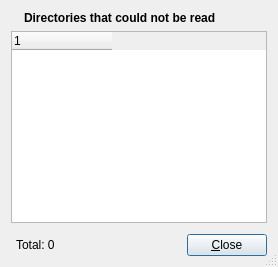
<?xml version="1.0" encoding="UTF-8"?>
<ui version="4.0">
 <class>UnreadableDirsWindow</class>
 <widget class="QDialog" name="UnreadableDirsWindow">
  <property name="windowTitle">
   <string>Unreadable Directories</string>
  </property>
  <property name="sizeGripEnabled">
   <bool>true</bool>
  </property>
  <layout class="QVBoxLayout" name="verticalLayout">
   <item>
    <layout class="QHBoxLayout" name="horizontalLayout" stretch="0,1">
     <item>
      <widget class="QLabel" name="headingIcon">
       <property name="pixmap">
        <pixmap resource="icons.qrc">:/icons/lock-closed.png</pixmap>
       </property>
      </widget>
     </item>
     <item>
      <widget class="QLabel" name="heading">
       <property name="font">
        <font>
         <weight>75</weight>
         <bold>true</bold>
        </font>
       </property>
       <property name="text">
        <string>Directories that could not be read</string>
       </property>
      </widget>
     </item>
    </layout>
   </item>
   <item>
    <widget class="QTreeWidget" name="treeWidget">
     <property name="indentation">
      <number>5</number>
     </property>
     <property name="uniformRowHeights">
      <bool>true</bool>
     </property>
     <attribute name="headerStretchLastSection">
      <bool>false</bool>
     </attribute>
     <column>
      <property name="text">
       <string notr="true">1</string>
      </property>
     </column>
    </widget>
   </item>
   <item>
    <layout class="QHBoxLayout" name="buttonHBox">
     <property name="leftMargin">
      <number>5</number>
     </property>
     <property name="topMargin">
      <number>5</number>
     </property>
     <item>
      <widget class="QLabel" name="totalLabel">
       <property name="sizePolicy">
        <sizepolicy hsizetype="Expanding" vsizetype="Preferred">
         <horstretch>0</horstretch>
         <verstretch>0</verstretch>
        </sizepolicy>
       </property>
       <property name="text">
        <string>Total: 0</string>
       </property>
      </widget>
     </item>
     <item>
      <widget class="QPushButton" name="closeButton">
       <property name="text">
        <string>&amp;Close</string>
       </property>
      </widget>
     </item>
    </layout>
   </item>
  </layout>
 </widget>
 <resources>
  <include location="icons.qrc"/>
 </resources>
 <connections>
  <connection>
   <sender>closeButton</sender>
   <signal>clicked()</signal>
   <receiver>UnreadableDirsWindow</receiver>
   <slot>reject()</slot>
   <hints>
    <hint type="sourcelabel">
     <x>349</x>
     <y>277</y>
    </hint>
    <hint type="destinationlabel">
     <x>199</x>
     <y>149</y>
    </hint>
   </hints>
  </connection>
 </connections>
</ui>
